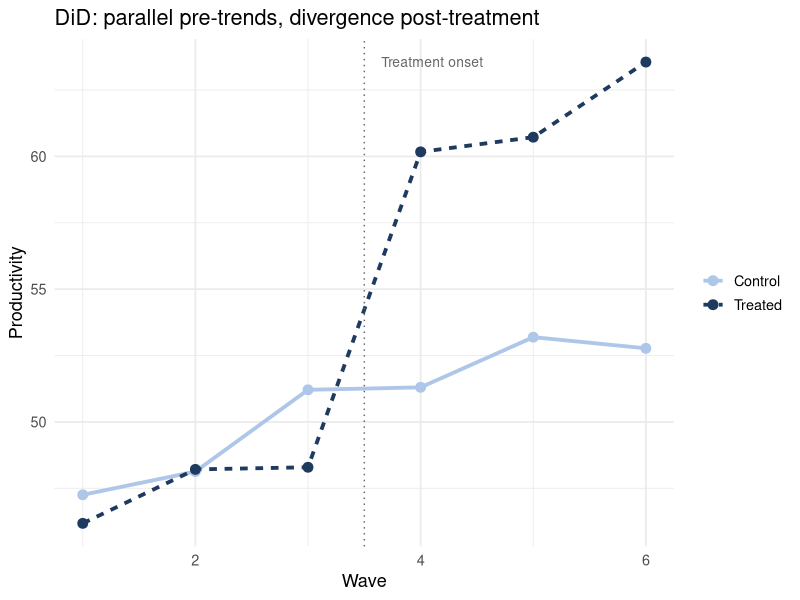
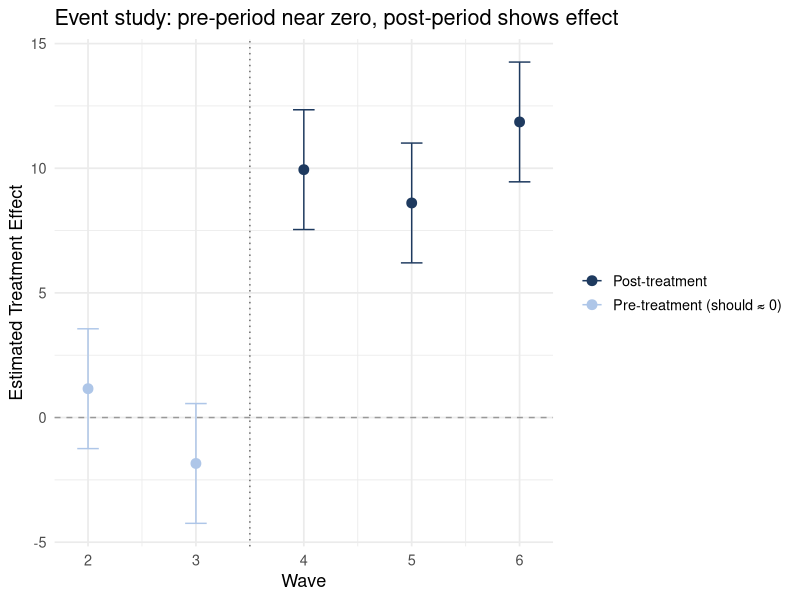
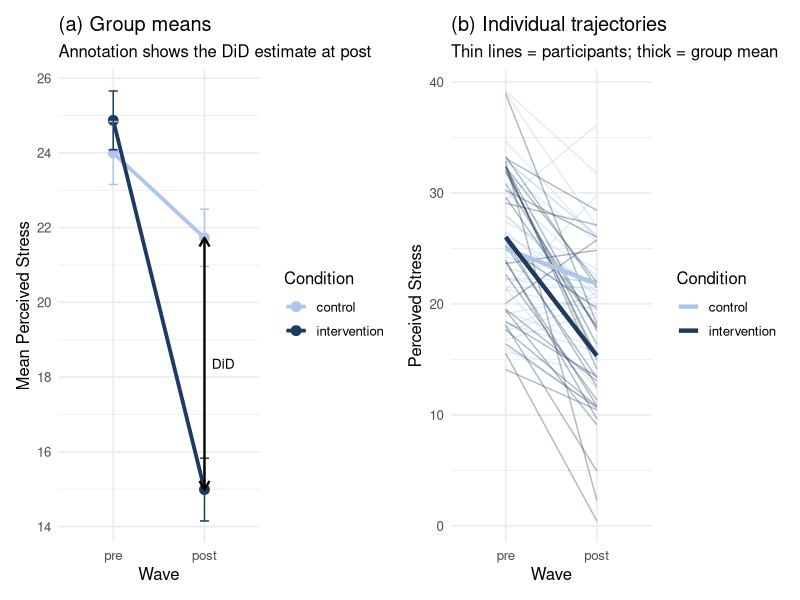
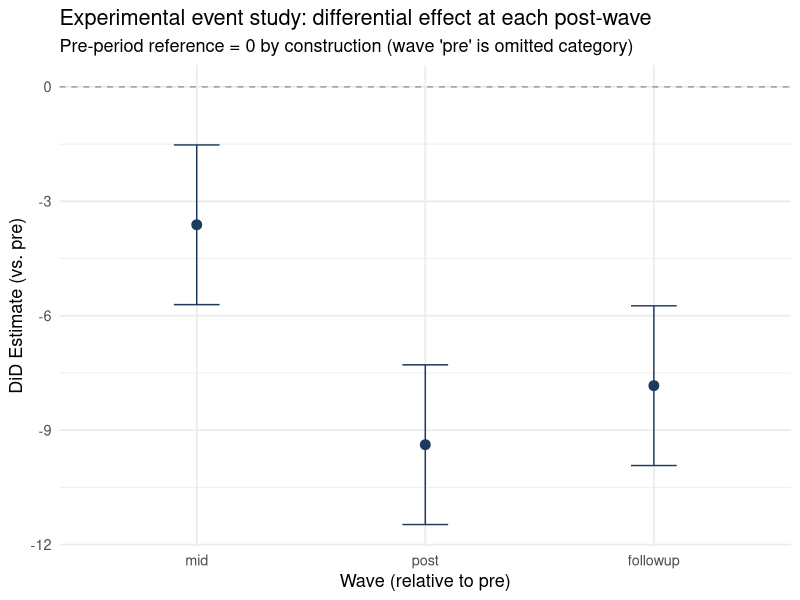

These charts were generated, in order, by the following R code:
## ---- chunk 1
library(tidyverse)
library(ggplot2)
library(broom)
library(broom.mixed)
library(lme4)
library(lmerTest)
library(patchwork)
library(sandwich)
library(lmtest)
set.seed(42)
## ---- chunk 2
n_firms <- 80
n_waves <- 6  # waves 1–3: pre; 4–6: post

firm_treat <- c(rep(1, 40), rep(0, 40))
firm_base  <- rnorm(n_firms, 50, 8)

df_did <- expand_grid(firm = 1:n_firms, wave = 1:n_waves) |>
  mutate(
    treat        = firm_treat[firm],
    post         = as.integer(wave > 3),
    baseline     = firm_base[firm],
    trend        = (wave - 3.5) * 1.5,
    te           = treat * post * 10,
    productivity = baseline + trend + te + rnorm(n(), 0, 4)
  )
## ---- chunk 3
group_means <- df_did |>
  group_by(wave, treat) |>
  summarise(mean_prod = mean(productivity), .groups = "drop") |>
  mutate(group = ifelse(treat == 1, "Treated", "Control"))

ggplot(group_means, aes(x = wave, y = mean_prod, color = group, linetype = group)) +
  geom_line(linewidth = 1.3) +
  geom_point(size = 3) +
  geom_vline(xintercept = 3.5, linetype = "dotted", color = "gray40") +
  annotate("text", x = 3.65, y = max(group_means$mean_prod),
           label = "Treatment onset", hjust = 0, color = "gray40", size = 3.5) +
  scale_color_manual(values = c("#aec6e8", "#1e3a5f")) +
  labs(
    title = "DiD: parallel pre-trends, divergence post-treatment",
    x = "Wave", y = "Productivity", color = NULL, linetype = NULL
  ) +
  theme_minimal(base_size = 13)
## ---- chunk 4
# OLS with unit and time fixed effects
m_did_fe <- lm(productivity ~ treat * post + factor(firm) + factor(wave),
               data = df_did)

# The treat:post coefficient IS the DiD estimate
tidy(m_did_fe) |>
  filter(term == "treat:post") |>
  knitr::kable(digits = 3,
    caption = "`treat:post` = DiD estimate via TWFE (true effect = 10)")
## ---- chunk 5
m_did_basic <- lm(productivity ~ treat * post + baseline, data = df_did)

# Cluster-robust standard errors at the firm level
coeftest(m_did_basic, vcov = vcovCL(m_did_basic, cluster = ~firm)) |>
  tidy() |>
  filter(term == "treat:post") |>
  knitr::kable(digits = 3,
    caption = "DiD with cluster-robust SEs (clustered by firm)")
## ---- chunk 6
m_pre <- lm(productivity ~ treat * factor(wave) + baseline,
            data = df_did |> filter(post == 0))

tidy(m_pre) |>
  filter(str_detect(term, "treat:")) |>
  knitr::kable(digits = 3,
    caption = "Pre-period treat × wave interactions — should be near zero")
## ---- chunk 7
m_ev  <- lm(productivity ~ treat * factor(wave) + baseline, data = df_did)
ev_df <- tidy(m_ev, conf.int = TRUE) |>
  filter(str_detect(term, "treat:factor")) |>
  mutate(
    wave = as.integer(str_extract(term, "[0-9]+")),
    pre  = wave <= 3
  )

ggplot(ev_df, aes(x = wave, y = estimate, color = pre)) +
  geom_hline(yintercept = 0, linetype = "dashed", color = "gray60") +
  geom_vline(xintercept = 3.5, linetype = "dotted", color = "gray40") +
  geom_errorbar(aes(ymin = conf.low, ymax = conf.high), width = 0.2) +
  geom_point(size = 3) +
  scale_color_manual(
    values = c("#1e3a5f", "#aec6e8"),
    labels = c("Post-treatment", "Pre-treatment (should ≈ 0)")
  ) +
  labs(
    title = "Event study: pre-period near zero, post-period shows effect",
    x = "Wave", y = "Estimated Treatment Effect", color = NULL
  ) +
  theme_minimal(base_size = 13)
## ---- chunk 8
n_per <- 60

df_mindful <- tibble(
  participant = rep(1:(n_per * 2), each = 2),
  condition   = rep(c("control", "intervention"), each = n_per * 2),
  wave        = rep(c("pre", "post"), times = n_per * 2),
  u0          = rep(rnorm(n_per * 2, 0, 5), each = 2)
) |>
  mutate(
    time_num  = as.integer(wave == "post"),
    treat_num = as.integer(condition == "intervention"),
    stress    = 25 + u0 - 2 * time_num - 8 * time_num * treat_num + rnorm(n(), 0, 4),
    participant = factor(participant),
    wave        = factor(wave, levels = c("pre", "post")),
    condition   = factor(condition)
  )
## ---- chunk 9
# The DiD mixed model: time × condition interaction = DiD estimate
m_exp_did <- lmer(stress ~ wave * condition + (1 | participant),
                  data = df_mindful)

# wavepost:conditionintervention ≈ -8
tidy(m_exp_did, effects = "fixed") |>
  knitr::kable(digits = 3,
    caption = "`wavepost:conditionintervention` = DiD estimate (true = -8)")
## ---- chunk 10
# (a) Group means plot
group_means_exp <- df_mindful |>
  group_by(wave, condition) |>
  summarise(mean_stress = mean(stress), se = sd(stress)/sqrt(n()), .groups = "drop")

p_means <- ggplot(group_means_exp,
                  aes(x = wave, y = mean_stress, color = condition, group = condition)) +
  geom_line(linewidth = 1.3) +
  geom_point(size = 3) +
  geom_errorbar(aes(ymin = mean_stress - se, ymax = mean_stress + se), width = 0.1) +
  annotate("segment",
           x = 2, xend = 2,
           y = group_means_exp$mean_stress[group_means_exp$wave == "post" &
                                            group_means_exp$condition == "control"],
           yend = group_means_exp$mean_stress[group_means_exp$wave == "post" &
                                               group_means_exp$condition == "intervention"],
           arrow = arrow(ends = "both", length = unit(0.1, "inches")),
           color = "black", linewidth = 0.8) +
  annotate("text", x = 2.08, y = mean(c(
    group_means_exp$mean_stress[group_means_exp$wave == "post" &
                                  group_means_exp$condition == "control"],
    group_means_exp$mean_stress[group_means_exp$wave == "post" &
                                  group_means_exp$condition == "intervention"]
  )), label = "DiD", hjust = 0, size = 3.5) +
  scale_color_manual(values = c("#aec6e8", "#1e3a5f")) +
  labs(
    title = "(a) Group means",
    subtitle = "Annotation shows the DiD estimate at post",
    x = "Wave", y = "Mean Perceived Stress", color = "Condition"
  ) +
  theme_minimal(base_size = 12)

# (b) Individual trajectories (sample of 30 per group)
set.seed(42)
sampled_ids <- df_mindful |>
  distinct(participant, condition) |>
  group_by(condition) |>
  slice_sample(n = 30) |>
  pull(participant)

p_indiv <- df_mindful |>
  filter(participant %in% sampled_ids) |>
  ggplot(aes(x = wave, y = stress, group = participant, color = condition)) +
  geom_line(alpha = 0.35, linewidth = 0.5) +
  stat_summary(aes(group = condition), fun = mean,
               geom = "line", linewidth = 1.5, linetype = "solid") +
  scale_color_manual(values = c("#aec6e8", "#1e3a5f")) +
  labs(
    title = "(b) Individual trajectories",
    subtitle = "Thin lines = participants; thick = group mean",
    x = "Wave", y = "Perceived Stress", color = "Condition"
  ) +
  theme_minimal(base_size = 12)

p_means + p_indiv
## ---- chunk 11
# (a) Post-test only comparison — ignores pre-test; unbiased but less efficient
m_post_only <- lm(stress ~ condition,
                  data = df_mindful |> filter(wave == "post"))

# (b) ANCOVA: pre-test as covariate, outcome is post-test score
df_wide <- df_mindful |>
  select(participant, condition, wave, stress) |>
  pivot_wider(names_from = wave, values_from = stress) |>
  rename(stress_pre = pre, stress_post = post)

m_ancova <- lm(stress_post ~ condition + stress_pre, data = df_wide)

# Collect treatment effect estimates
bind_rows(
  tidy(m_post_only) |> filter(term == "conditionintervention") |>
    mutate(model = "Post-only"),
  tidy(m_ancova) |> filter(term == "conditionintervention") |>
    mutate(model = "ANCOVA"),
  tidy(m_exp_did, effects = "fixed") |>
    filter(str_detect(term, "wave.*condition|condition.*wave")) |>
    mutate(model = "Mixed DiD")
) |>
  select(model, estimate, std.error, p.value) |>
  knitr::kable(digits = 3,
    caption = "Comparison of estimation strategies (true effect = -8)")
## ---- chunk 12
# 4 waves: pre, mid-intervention (4 wk), post (8 wk), follow-up (6 mo)
df_long <- tibble(
  participant = rep(1:(n_per * 2), each = 4),
  condition   = rep(c("control", "intervention"), each = n_per * 2 * 2),
  wave        = rep(c("pre", "mid", "post", "followup"), times = n_per * 2),
  u0          = rep(rnorm(n_per * 2, 0, 5), each = 4)
) |>
  mutate(
    wave_num  = case_when(wave == "pre" ~ 0, wave == "mid" ~ 1,
                          wave == "post" ~ 2, wave == "followup" ~ 3),
    treat_num = as.integer(condition == "intervention"),
    true_did  = case_when(wave == "pre" ~ 0, wave == "mid" ~ -4,
                          wave == "post" ~ -8, wave == "followup" ~ -5),
    stress    = 25 + u0 - 2 * wave_num + true_did * treat_num + rnorm(n(), 0, 4),
    wave      = factor(wave, levels = c("pre", "mid", "post", "followup")),
    participant = factor(participant),
    condition   = factor(condition)
  )

m_ev_exp <- lmer(stress ~ wave * condition + (1 | participant), data = df_long)

ev_exp <- tidy(m_ev_exp, effects = "fixed", conf.int = TRUE) |>
  filter(str_detect(term, "wave.*condition")) |>
  mutate(wave = str_extract(term, "mid|post|followup"),
         wave = factor(wave, levels = c("mid", "post", "followup")))

ggplot(ev_exp, aes(x = wave, y = estimate)) +
  geom_hline(yintercept = 0, linetype = "dashed", color = "gray60") +
  geom_errorbar(aes(ymin = conf.low, ymax = conf.high), width = 0.2,
                color = "#1e3a5f") +
  geom_point(size = 3, color = "#1e3a5f") +
  labs(
    title = "Experimental event study: differential effect at each post-wave",
    subtitle = "Pre-period reference = 0 by construction (wave 'pre' is omitted category)",
    x = "Wave (relative to pre)", y = "DiD Estimate (vs. pre)"
  ) +
  theme_minimal(base_size = 13)
